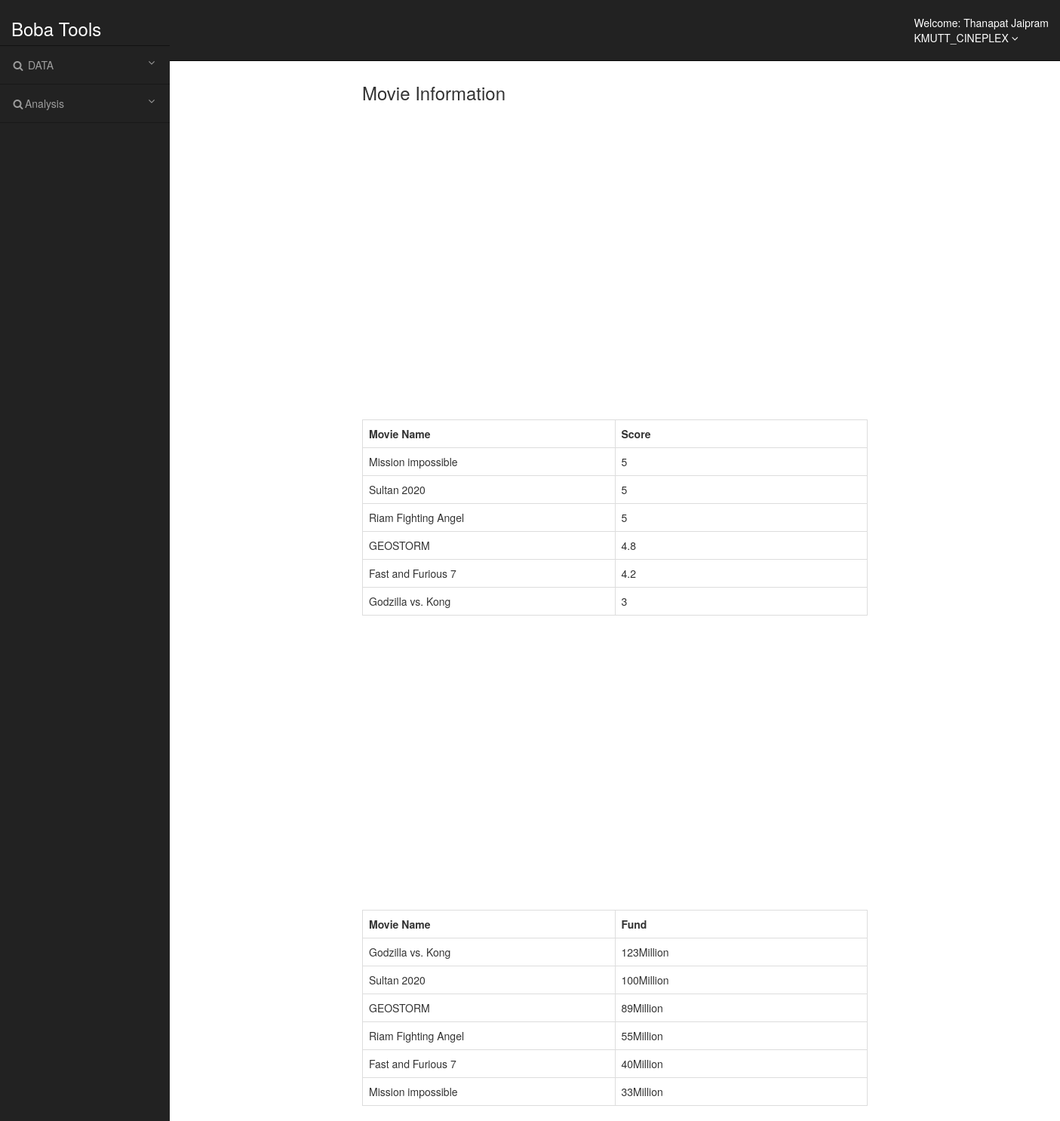
Screenshot of /infoMovie.php (signed in) with the database file from the repository.
### tables this page shows
CREATE TABLE `branch` (
  `Branch_ID` varchar(32) NOT NULL,
  `Branch_Name` varchar(64) NOT NULL,
  `Branch_Address` varchar(200) NOT NULL,
  `Branch_Tel` varchar(13) NOT NULL,
  `Number_Theater` int(2) NOT NULL,
  `OC_Time` varchar(64) NOT NULL
);

CREATE TABLE `movie` (
  `Movie_ID` int(5) NOT NULL,
  `Movie_Name` char(64) NOT NULL,
  `Movie_Image` char(100) NOT NULL,
  `Date_In` char(64) NOT NULL,
  `Date_Out` char(64) NOT NULL,
  `Movie_Duration` int(32) NOT NULL,
  `Movie_Rating` double NOT NULL,
  `Movie_Fund` double NOT NULL,
  `Rating_Age` int(32) NOT NULL,
  `Movie_status` int(1) NOT NULL,
  `Movie_Description` varchar(600) NOT NULL,
  `Movie_Trailer` varchar(200) NOT NULL
);

### infoMovie.php (the view, shortened to what this page needs)
<?php
include('connection.php');
?>
<!DOCTYPE html>
<head>
    <link rel="stylesheet" href="https://maxcdn.bootstrapcdn.com/bootstrap/3.3.7/css/bootstrap.min.css">
    <link rel="stylesheet" href="crudstyle.css">
</head>
<body>
    <?php require 'headermanager.php'; ?>
    <div class="container bg-white pt-2 pb-4 ">
        <div class="container" style="width:700px;">
            <h3 aligh="conter">Movie Information</h3>
            <br><br>
            <div id="chartContainer" style="height: 370px; width: 100%;"></div>
            <div class="table-responsive">
                <table class="table table-bordered">
                    <tr>
                        <th width="50%">Movie Name</th>
                        <th width="50%">Score</th>
                    </tr>
                    <?php
                    $query = "SELECT DISTINCT *  FROM movie  ORDER BY Movie_Rating DESC ";
                    $result = mysqli_query($conn, $query);
                    while ($row = mysqli_fetch_array($result)) {
                    ?>
                        <tr>
                            <td><?php echo $row['Movie_Name']; ?></td>
                            <td><?php echo $row['Movie_Rating']; ?></td>
                        </tr>
                    <?php
                    } ?>
                </table>
            </div>
            <div id="chartContainer2" style="height: 370px; width: 100%;"></div>
            <div class="table-responsive">
                <table class="table table-bordered">
                    <tr>
                        <th width="50%">Movie Name</th>
                        <th width="50%">Fund</th>
                    </tr>
                    <?php
                    $query = "SELECT DISTINCT *  FROM movie  ORDER BY Movie_Fund DESC ";
                    $result = mysqli_query($conn, $query);
                    while ($row = mysqli_fetch_array($result)) {
                    ?>
                        <tr>
                            <td><?php echo $row['Movie_Name']; ?></td>
                            <td><?php echo $row['Movie_Fund']."Million";?></td>
                        </tr>
                    <?php
                    } ?>
                </table>
            </div>
        </div>
    </div>
</body>
</html>

### headermanager.php (shortened to what this page needs)
<?php
    $bID = $_SESSION['branch'];
    $bquery = "SELECT * FROM branch WHERE Branch_ID = $bID";
    $bresult = mysqli_query($conn,$bquery);
    $brow = mysqli_fetch_array($bresult);
    $bname = $brow['Branch_Name'];
?>
<div id="wrapper">
    <nav class="navbar navbar-inverse navbar-fixed-top" role="navigation">
        <div class="navbar-header">
            <a class="navbar-brand" href="#">
                <h3>Boba Tools</h3>
            </a>
        </div>
        <ul class="nav navbar-right top-nav">
            <li class="dropdown">
                <a href="#" class="dropdown-toggle" data-toggle="dropdown">Welcome: <?php echo $_SESSION['user'].'<br>'.$bname; ?> <b class="fa fa-angle-down"></b></a>
            </li>
        </ul>
        <div class="collapse navbar-collapse navbar-ex1-collapse">
            <ul class="nav navbar-nav side-nav">
                <li>
                    <a href="#" data-toggle="collapse" data-target="#submenu-1"><i class="fa fa-fw fa-search"></i>  DATA<i class="fa fa-fw fa-angle-down pull-right"></i></a>
                </li>
                <li>
                    <a href="#" data-toggle="collapse" data-target="#submenu-2"><i class="fa fa-fw fa-search"></i>Analysis<i class="fa fa-fw fa-angle-down pull-right"></i></a>
                </li>
            </ul>
        </div>
    </nav>
    <br><br>

### crudstyle.css (style rules this page uses)
@media (min-width:768px) { body { margin-top: 50px; } }
#wrapper { padding-left: 0; }
@media (min-width:768px) { #wrapper { padding-left: 225px; } }
.top-nav { padding: 0 15px; }
.top-nav>li { display: inline-block; float: left; }
.top-nav>li>a { padding-top: 20px; padding-bottom: 20px; line-height: 20px; color: #fff; }
@media (min-width:768px) { .side-nav { position: fixed; top: 60px; left: 225px; width: 225px; margin-left: -225px; border: none; border-radius: 0; border-top: 1px rgba(0,0,0,.5) solid; overflow-y: auto; background-color: #222; bottom: 0; overflow-x: hidden; padding-bottom: 40px; } }
@media (min-width:768px) { .side-nav>li>a { width: 225px; border-bottom: 1px rgba(0,0,0,.3) solid; } }
.navbar-brand { padding: 5px 15px; }

### rows the page displays
branch: Branch_Name "KMUTT_CINEPLEX"
movie: Movie_Name "Mission impossible", Movie_Rating "5", Movie_Fund "33"
movie: Movie_Name "Sultan 2020", Movie_Rating "5", Movie_Fund "100"
movie: Movie_Name "Riam Fighting Angel", Movie_Rating "5", Movie_Fund "55"
movie: Movie_Name "GEOSTORM", Movie_Rating "4.8", Movie_Fund "89"
movie: Movie_Name "Fast and Furious 7", Movie_Rating "4.2", Movie_Fund "40"
movie: Movie_Name "Godzilla vs. Kong", Movie_Rating "3", Movie_Fund "123"

### other values shown
$_SESSION['user'] "Thanapat Jaipram"
